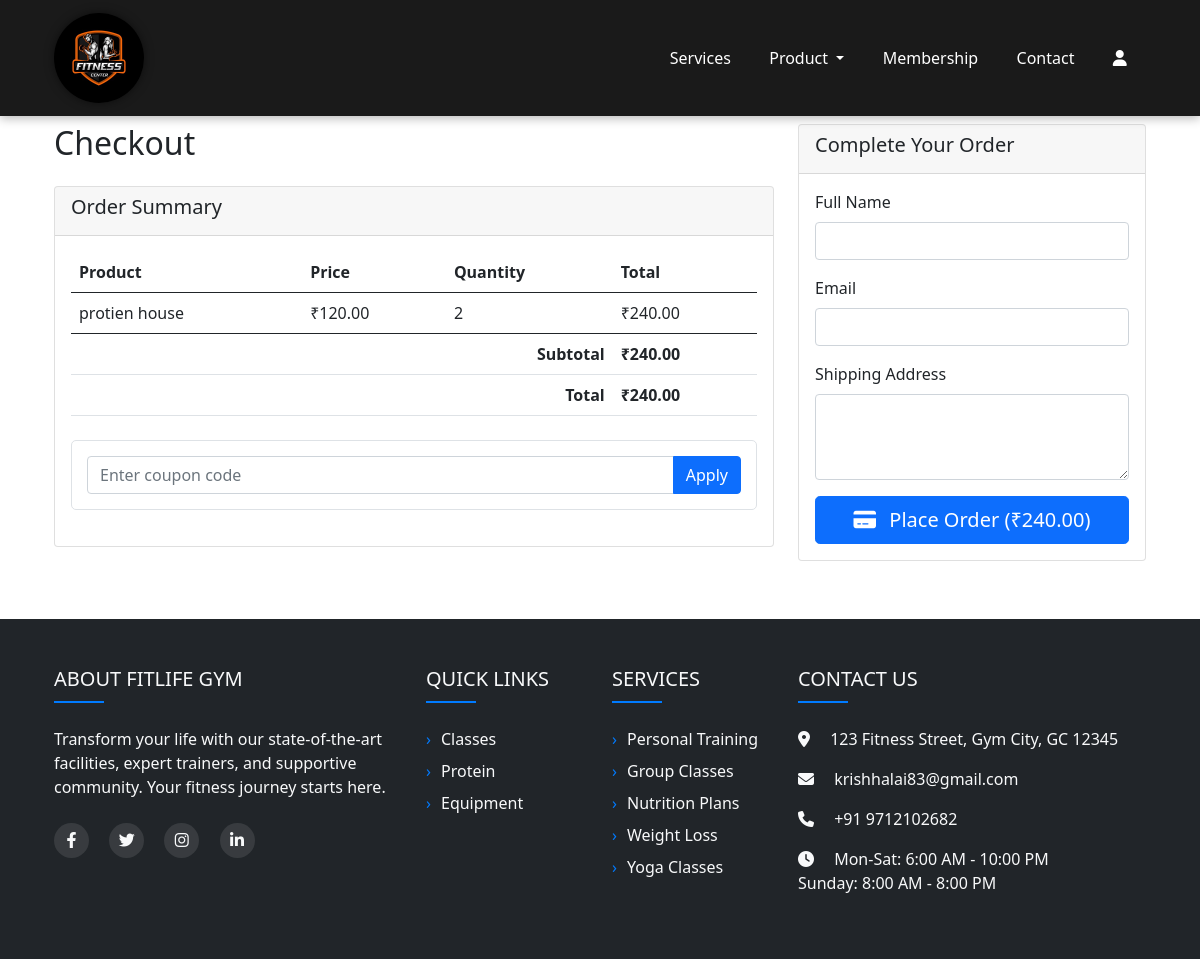
Screenshot of /user/checkout.php with the database file from the repository.
### tables this page shows
CREATE TABLE `cart` (
  `id` int NOT NULL,
  `user_id` int NOT NULL,
  `product_id` int NOT NULL,
  `quantity` int NOT NULL DEFAULT '1',
  `added_at` timestamp NULL DEFAULT CURRENT_TIMESTAMP
);

CREATE TABLE `products` (
  `id` int NOT NULL,
  `product_name` varchar(255) NOT NULL,
  `brand` varchar(255) NOT NULL,
  `category` varchar(255) NOT NULL,
  `price` decimal(10,2) NOT NULL,
  `stock` int NOT NULL,
  `description` text NOT NULL,
  `image` varchar(255) NOT NULL,
  `status` enum('in-stock','out-of-stock') DEFAULT 'in-stock',
  `created_at` timestamp NULL DEFAULT CURRENT_TIMESTAMP
);

### user/checkout.php (the view, shortened to what this page needs)
<?php
$conn = new mysqli("localhost", "root", "", "krish");
$user_id = 1;
$discount = 0;
$coupon_code = '';
$applied_coupon = $_SESSION['applied_coupon'] ?? null;
$cart_items = [];
$subtotal = 0;
$stmt = $conn->prepare("SELECT c.id as cart_id, p.id as product_id, p.product_name, p.price, p.image, c.quantity
                       FROM cart c JOIN products p ON c.product_id = p.id
                       WHERE c.user_id = ?");
$stmt->bind_param("i", $user_id);
$stmt->execute();
$result = $stmt->get_result();
while ($item = $result->fetch_assoc()) {
    $cart_items[] = $item;
    $subtotal += $item['price'] * $item['quantity'];
}
$total = $subtotal - $discount;
?>
<!DOCTYPE html>
<html lang="en">
<head>
    <link href="https://cdn.jsdelivr.net/npm/bootstrap@5.3.0/dist/css/bootstrap.min.css" rel="stylesheet">
    <link rel="stylesheet" href="https://cdnjs.cloudflare.com/ajax/libs/font-awesome/6.0.0/css/all.min.css">
</head>
<body>
    <?php include 'masterpage/header.php'; ?>
    <div class="container py-5">
        <div class="row">
            <div class="col-md-8">
                <h2 class="mb-4">Checkout</h2>
                <div class="card mb-4">
                    <div class="card-header">
                        <h5>Order Summary</h5>
                    </div>
                    <div class="card-body">
                        <table class="table">
                            <thead>
                                <tr>
                                    <th>Product</th>
                                    <th>Price</th>
                                    <th>Quantity</th>
                                    <th>Total</th>
                                </tr>
                            </thead>
                            <tbody>
                                <?php foreach ($cart_items as $item): ?>
                                    <tr>
                                        <td><?= htmlspecialchars($item['product_name']) ?></td>
                                        <td>₹<?= number_format($item['price'], 2) ?></td>
                                        <td><?= $item['quantity'] ?></td>
                                        <td>₹<?= number_format($item['price'] * $item['quantity'], 2) ?></td>
                                    </tr>
                                <?php endforeach; ?>
                            </tbody>
                            <tfoot>
                                <tr>
                                    <th colspan="3" class="text-end">Subtotal</th>
                                    <th>₹<?= number_format($subtotal, 2) ?></th>
                                </tr>
                                <tr>
                                    <th colspan="3" class="text-end">Total</th>
                                    <th>₹<?= number_format($total, 2) ?></th>
                                </tr>
                            </tfoot>
                        </table>
                        <div class="coupon-container mt-4">
                            <?php if ($applied_coupon): ?>
                                <div class="d-flex justify-content-between align-items-center">
                                    <div class="coupon-success">
                                        <i class="fas fa-check-circle me-2"></i>
                                        Coupon "<?= htmlspecialchars($applied_coupon['code']) ?>" applied successfully
                                        (<?= $applied_coupon['discount_type'] === 'percentage' ?
                                           $applied_coupon['discount_value'] . '% off' :
                                           '₹' . $applied_coupon['discount_value'] . ' off' ?>)
                                    </div>
                                    <a href="?remove_coupon=1" class="btn btn-sm btn-outline-danger">Remove</a>
                                </div>
                            <?php else: ?>
                                <form method="POST" class="input-group">
                                    <input type="text" name="coupon_code" class="form-control"
                                           placeholder="Enter coupon code" value="<?= htmlspecialchars($coupon_code) ?>">
                                    <button type="submit" name="apply_coupon" class="btn btn-primary">Apply</button>
                                </form>
                            <?php endif; ?>
                        </div>
                    </div>
                </div>
            </div>
            <div class="col-md-4">
                <div class="card">
                    <div class="card-header">
                        <h5>Complete Your Order</h5>
                    </div>
                    <div class="card-body">
                        <form method="POST">
                            <div class="mb-3">
                                <label for="name" class="form-label">Full Name</label>
                                <input type="text" class="form-control" id="name" name="name" required>
                            </div>
                            <div class="mb-3">
                                <label for="email" class="form-label">Email</label>
                                <input type="email" class="form-control" id="email" name="email" required>
                            </div>
                            <div class="mb-3">
                                <label for="address" class="form-label">Shipping Address</label>
                                <textarea class="form-control" id="address" name="address" rows="3" required></textarea>
                            </div>
                            <div class="d-grid">
                                <button type="submit" name="place_order" class="btn btn-primary btn-lg">
                                    <i class="fas fa-credit-card me-2"></i> Place Order (₹<?= number_format($total, 2) ?>)
                                </button>
                            </div>
                        </form>
                    </div>
                </div>
            </div>
        </div>
    </div>
    <?php include 'masterpage/footer.php'; ?>
</body>
</html>

### user/checkout.php (style rules this page uses)
.coupon-container { border: 1px solid #dee2e6; border-radius: 5px; padding: 15px; margin-bottom: 20px; }

### user/masterpage/header.php (style rules this page uses)
body { padding-top: 76px; margin: 0; }

### user/masterpage/footer.php (style rules this page uses)
.fas, .fab { transition: all 0.3s ease; }

### rows the page displays
cart: product.product_name "protien house", product.price "120.00", quantity "2", $item['price'] * $item['quantity'] "240.00"

### other values shown
$subtotal "240.00"
$total "240.00"
